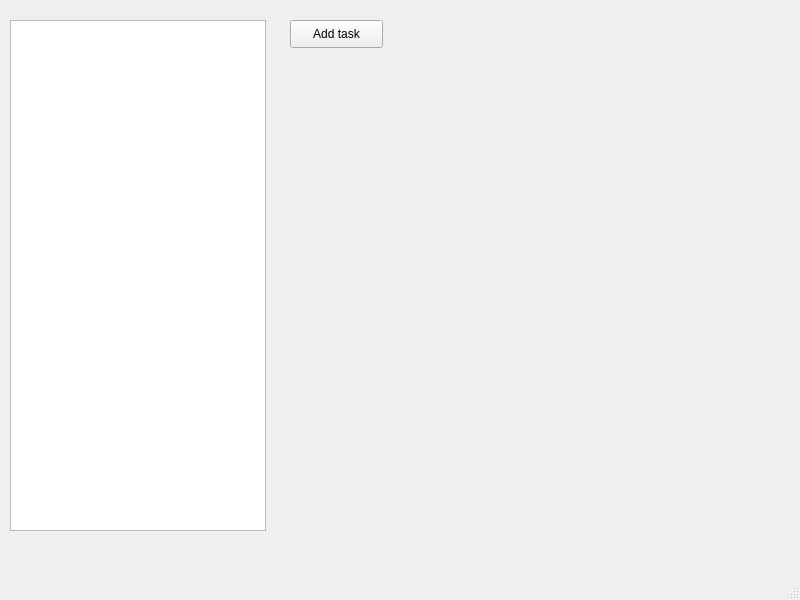
<?xml version="1.0" encoding="UTF-8"?>
<ui version="4.0">
 <class>MainWindow</class>
 <widget class="QMainWindow" name="MainWindow">
  <property name="geometry">
   <rect>
    <x>0</x>
    <y>0</y>
    <width>800</width>
    <height>600</height>
   </rect>
  </property>
  <property name="windowTitle">
   <string>MainWindow</string>
  </property>
  <widget class="QWidget" name="centralwidget">
   <widget class="QListView" name="listView">
    <property name="geometry">
     <rect>
      <x>10</x>
      <y>20</y>
      <width>256</width>
      <height>511</height>
     </rect>
    </property>
   </widget>
   <widget class="QPushButton" name="AddTask">
    <property name="geometry">
     <rect>
      <x>290</x>
      <y>20</y>
      <width>93</width>
      <height>28</height>
     </rect>
    </property>
    <property name="text">
     <string>Add task</string>
    </property>
   </widget>
  </widget>
  <widget class="QMenuBar" name="menubar">
   <property name="geometry">
    <rect>
     <x>0</x>
     <y>0</y>
     <width>800</width>
     <height>26</height>
    </rect>
   </property>
  </widget>
  <widget class="QStatusBar" name="statusbar"/>
 </widget>
 <resources/>
 <connections/>
</ui>
